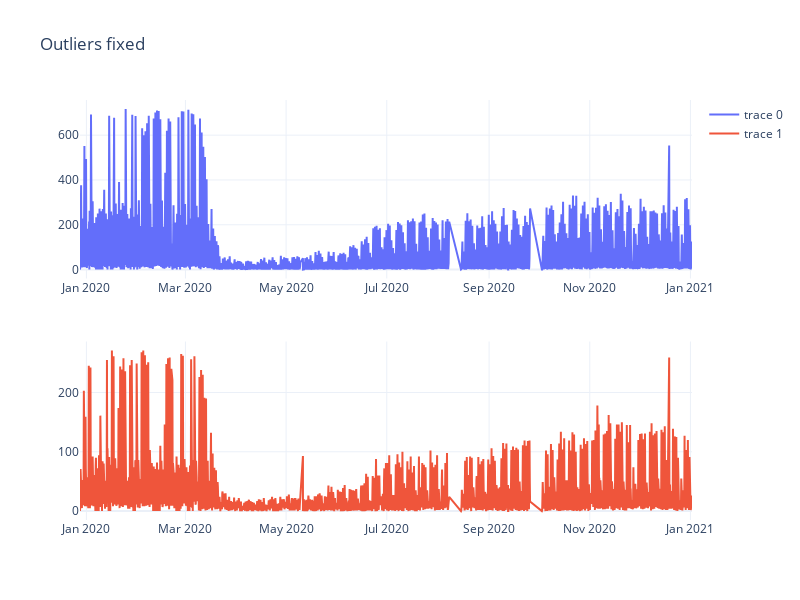

Notebook cell for this chart:
### Code cell
turnstile_plot(df, cascp, 'Outliers fixed')

### Figure 1 — Plotly figure (JSON) as saved in the notebook; plotly's stock layout.template omitted (floating-point values rounded to 4 significant figures; data arrays with more than 128 entries replaced by an {"elided": "..."} marker saying what was removed)
{"data": [{"type": "scatter", "x": {"elided": "2158 str values"}, "xaxis": "x", "y": {"elided": "2158 int values"}, "yaxis": "y"}, {"type": "scatter", "x": {"elided": "2158 str values"}, "xaxis": "x2", "y": {"elided": "2158 int values"}, "yaxis": "y2"}], "layout": {"height": 600, "title": {"text": "Outliers fixed"}, "width": 800, "xaxis": {"anchor": "y", "domain": [0, 1]}, "xaxis2": {"anchor": "y2", "domain": [0, 1]}, "yaxis": {"anchor": "x", "domain": [0.575, 1]}, "yaxis2": {"anchor": "x2", "domain": [0, 0.425]}}}
